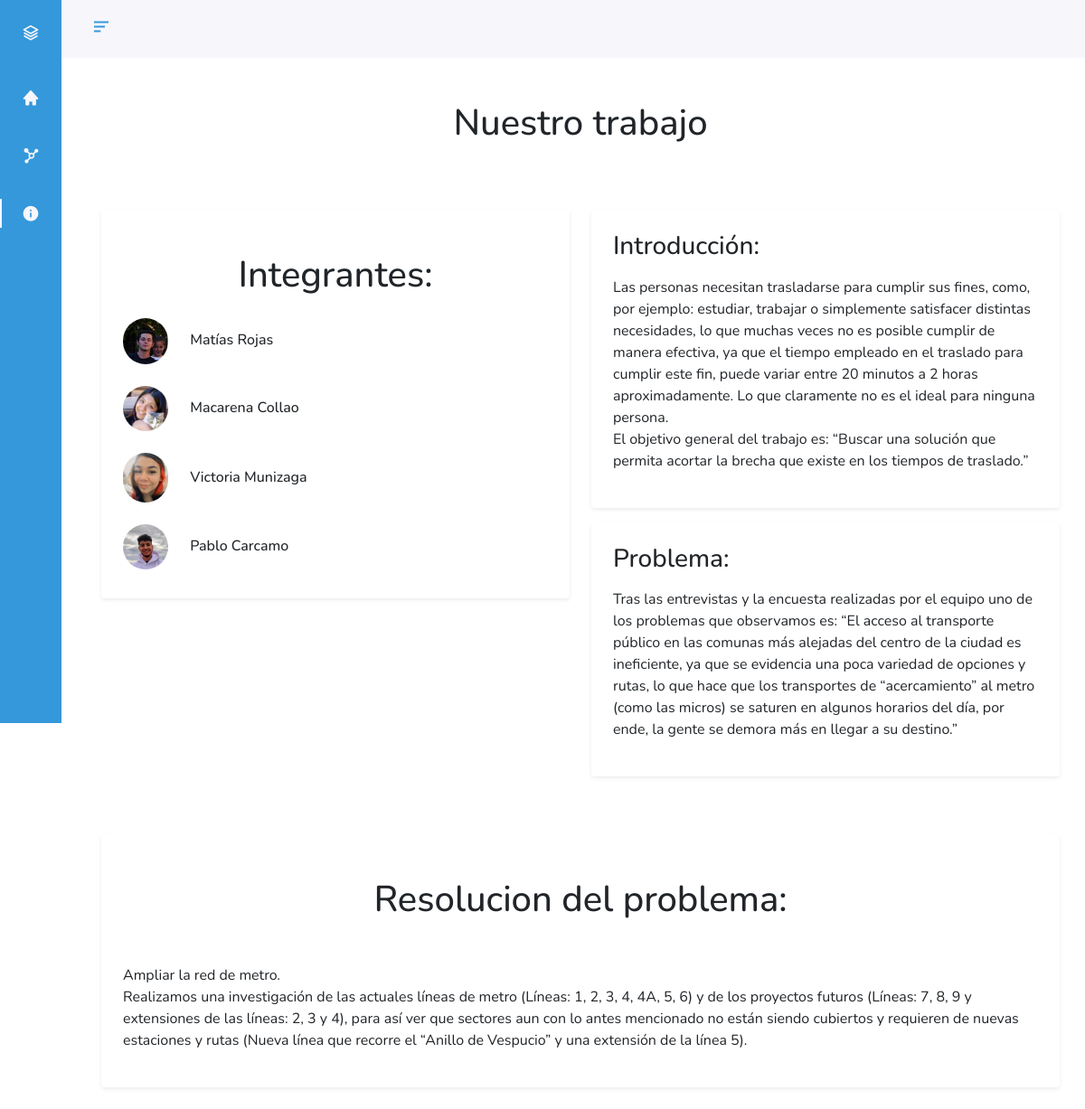
The page /about/ on the database its author committed.
### App/models.py (models this page shows, shortened)
class AboutInfo(models.Model):
    title = models.CharField(max_length=200)
    intro = models.TextField(max_length=5000)
    problema = models.TextField(max_length=5000)
    solucion = models.TextField(max_length=5000)

### App/views.py (the view)
# urls.py: path('about/', views.about, name='about'),
def about(request):
    obj = AboutInfo.objects.get(title = 'Oficial')
    ctx = {
        'object':obj
    }
    return render(request,'App/about.html',ctx)

### templates/App/about.html
{% extends 'base.html' %}
{% load static %}
{% block content %}
    <div class="row">
        <div class="col-lg-12 mt-5 center-text">
            <h1> Nuestro trabajo </h1>
        </div>
    </div>
    <div class="row mt-5">
        <div  class="col-lg-6">
            <div data-aos="fade-right" data-aos-duration="400" class="bg-white rounded shadow-sm mb-4">
                <div class="p-4 mt-3">
                    <div class="center-text">
                        <h1 class="mt-4">Integrantes:</h1>
                    </div>
                <h6 class="mt-4"> <img class="profile-picture" src="{% static 'images/matiozky.png' %}" alt="">   Matías Rojas </h6>
                <h6 class="mt-4"> <img class="profile-picture" src="{% static 'images/maca.png' %}" alt="">    Macarena Collao </h6>
                <h6 class="mt-4"> <img class="profile-picture" src="{% static 'images/vicky.png' %}" alt="">    Victoria Munizaga </h6>
                <h6 class="mt-4"> <img class="profile-picture" src="{% static 'images/pablo.png' %}" alt="">    Pablo Carcamo</h6>
            </div>
            </div>
        </div>
        <div class="col-lg-6">
            <div data-aos="fade-left" data-aos-duration="600" class="bg-white rounded shadow-sm">
                <div class="p-4 mt-3">
                    <h3> Introducción: </h3>
                    <p>
                        {{ object.intro|linebreaks }}
                    </p>
                </div>
            </div>
            <div data-aos="fade-left" data-aos-duration="600" class="bg-white rounded shadow-sm">
                <div class="p-4 mt-3">
                    <h3> Problema: </h3>
                    <p>
                        {{ object.problema|linebreaks }}
                    </p>
                </div>
            </div>
        </div>
    </div>
    <div class="row mt-5">
        <div data-aos="zoom-in-up" data-aos-duration="600" class="col-lg-12">
            <div class="bg-white rounded shadow-sm mb-4">
                <div class="p-4 mt-3">
                    <div class="center-text">
                        <h1 class="mt-4">Resolucion del problema:</h1>
                    </div>
                    <p class="mt-5">
                        {{ object.solucion|linebreaks }}
                    </p>
            </div>
            </div>
        </div>
    </div>
{% endblock content %}

### static/css/main.css (style rules this page uses)
:root { --header-height: 3rem; --nav-width: 68px; --first-color: #3498DB; --first-color-light: #AFA5D9; --white-color: #F7F6FB; --body-font: 'Nunito', sans-serif; --normal-font-size: 1rem; --z-fixed: 100; }
*,::before,::after { box-sizing: border-box; }
body { position: relative; margin: var(--header-height) 0 0 0; padding: 0 1rem; font-family: var(--body-font); font-size: var(--normal-font-size); transition: .5s; }
@media screen and (min-width: 768px) { body { margin: calc(var(--header-height) + 1rem) 0 0 0; padding-left: calc(var(--nav-width) + 2rem); } }
.profile-picture { width: 50px; border-radius: 50px; margin-right: 20px; }
.center-text { text-align: center; }

### rows shown on the page
AboutInfo: intro "Las personas necesitan trasladarse para cumplir sus fines, como, por ejemplo: estudiar, trabajar o simplemente satisfacer distintas necesidades, lo que muchas veces no es posible cumplir de manera efectiva, ya que el tiempo empleado en el traslado para cumplir este fin, puede variar entre 20 minutos a 2 horas aproximadamente. Lo que claramente no es el ideal para ninguna persona. El objetivo general del trabajo es: “Buscar una solución que permita acortar la brecha que existe en los tiempos de traslado.”", problema "Tras las entrevistas y la encuesta realizadas por el equipo uno de los problemas que observamos es: “El acceso al transporte público en las comunas más alejadas del centro de la ciudad es ineficiente, ya que se evidencia una poca variedad de opciones y rutas, lo que hace que los transportes de “acercamiento” al metro (como las micros) se saturen en algunos horarios del día, por ende, la gente se demora más en llegar a su destino.”", solucion "Ampliar la red de metro. Realizamos una investigación de las actuales líneas de metro (Líneas: 1, 2, 3, 4, 4A, 5, 6) y de los proyectos futuros (Líneas: 7, 8, 9 y extensiones de las líneas: 2, 3 y 4), para así ver que sectores aun con lo antes mencionado no están siendo cubiertos y requieren de nuevas estaciones y rutas (Nueva línea que recorre el “Anillo de Vespucio” y una extensión de la línea 5)."
